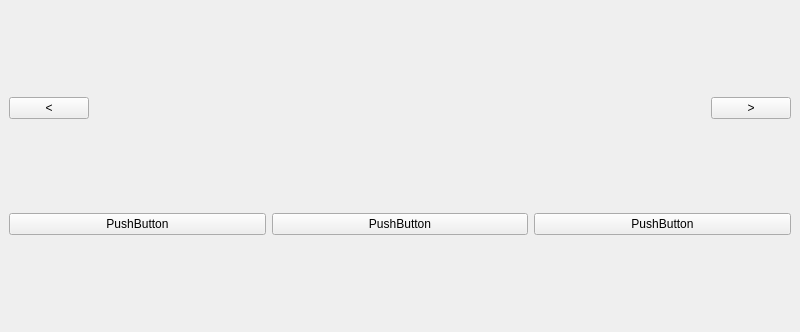
<?xml version="1.0" encoding="UTF-8"?>
<ui version="4.0">
 <class>MainWindow</class>
 <widget class="QMainWindow" name="MainWindow">
  <property name="geometry">
   <rect>
    <x>0</x>
    <y>0</y>
    <width>800</width>
    <height>332</height>
   </rect>
  </property>
  <property name="windowTitle">
   <string>MainWindow</string>
  </property>
  <widget class="QWidget" name="centralwidget">
   <layout class="QVBoxLayout" name="verticalLayout">
    <item>
     <layout class="QHBoxLayout" name="horizontalLayout" stretch="1,0,10,0,1">
      <item>
       <widget class="QPushButton" name="pushButton_2">
        <property name="text">
         <string>&lt;</string>
        </property>
       </widget>
      </item>
      <item>
       <spacer name="horizontalSpacer">
        <property name="orientation">
         <enum>Qt::Horizontal</enum>
        </property>
        <property name="sizeHint" stdset="0">
         <size>
          <width>40</width>
          <height>20</height>
         </size>
        </property>
       </spacer>
      </item>
      <item>
       <widget class="QWidget" name="widget" native="true"/>
      </item>
      <item>
       <spacer name="horizontalSpacer_2">
        <property name="orientation">
         <enum>Qt::Horizontal</enum>
        </property>
        <property name="sizeHint" stdset="0">
         <size>
          <width>40</width>
          <height>20</height>
         </size>
        </property>
       </spacer>
      </item>
      <item>
       <widget class="QPushButton" name="pushButton_3">
        <property name="text">
         <string>&gt;</string>
        </property>
       </widget>
      </item>
     </layout>
    </item>
    <item>
     <layout class="QHBoxLayout" name="horizontalLayout_2">
      <item>
       <widget class="QPushButton" name="pushButton_4">
        <property name="text">
         <string>PushButton</string>
        </property>
       </widget>
      </item>
      <item>
       <widget class="QPushButton" name="pushButton_5">
        <property name="text">
         <string>PushButton</string>
        </property>
       </widget>
      </item>
      <item>
       <widget class="QPushButton" name="pushButton">
        <property name="text">
         <string>PushButton</string>
        </property>
       </widget>
      </item>
     </layout>
    </item>
   </layout>
  </widget>
  <widget class="QMenuBar" name="menubar">
   <property name="geometry">
    <rect>
     <x>0</x>
     <y>0</y>
     <width>800</width>
     <height>26</height>
    </rect>
   </property>
  </widget>
 </widget>
 <resources/>
 <connections/>
</ui>
